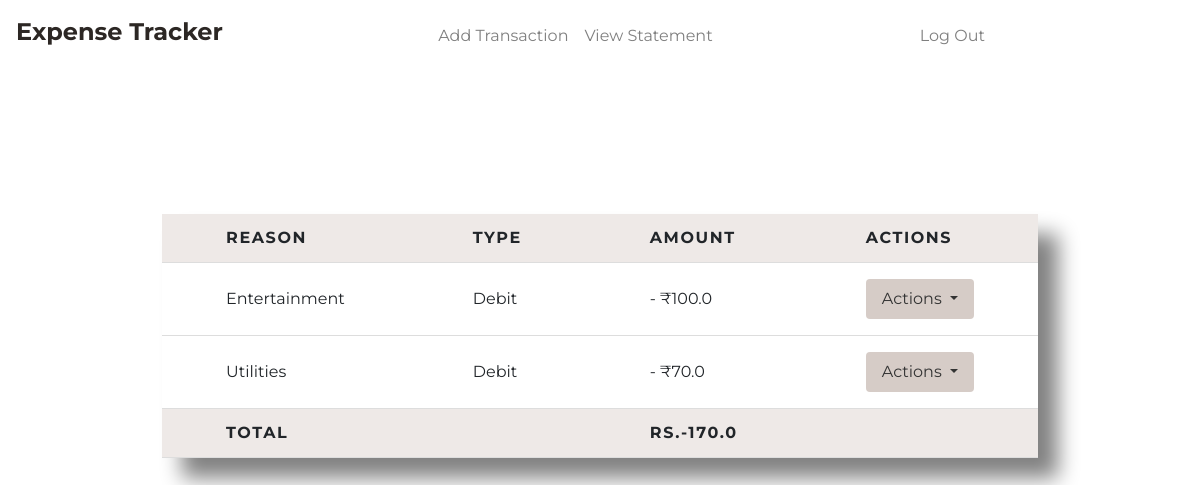
Before: /statement (signed in) with the older database file.
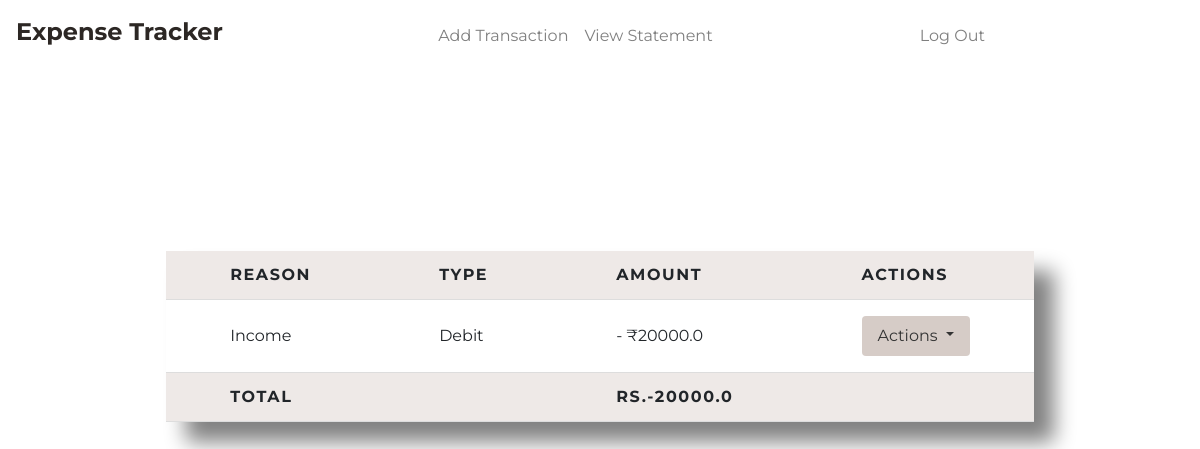
After: the same page with the newer database file.
### tables this page shows
CREATE TABLE transactions (id INTEGER PRIMARY KEY AUTOINCREMENT NOT NULL,
	 									user_id integer NOT NULL, reason type text NOT NULL,
	 									type text NOT NULL,amount double precision NOT NULL,
										timestamp timestamp NOT NULL DEFAULT CURRENT_TIMESTAMP);

### application.py (the view)
@app.route('/statement', methods=['GET'])
@login_required
def statement():
    user_id = session["user_id"]
    sql_query = "SELECT * FROM transactions WHERE user_id = :user_id"
    variables = {"user_id": user_id}
    rows = q.sql_select_query(db, sql_query, variables)
    sql_query = "SELECT balance FROM users WHERE id = :user_id"
    variables = {"user_id": user_id}
    balance_row = q.sql_select_query(db, sql_query, variables)
    balance = 0
    for record in rows:
        if record["type"] == "C":
            balance += record["amount"]
        elif record["type"] == "D":
            balance -= record["amount"]
    return render_template("statement.html", records=rows, balance=balance)

### Queries.py (called while the page is built)
def sql_select_query(conn, query, var):
	cur = conn.cursor()
	cur.execute(query,var)
	rows = cur.fetchall()
	return rows

### helper.py (called while the page is built)
def login_required(f):
	@wraps(f)
	def decorated_function(*args, **kwargs):
		if session.get("user_id") is None:
			return redirect("/login")
		return f(*args, **kwargs)
	return decorated_function

### templates/statement.html (shortened to what this page needs)
{% extends "layout.html" %}
{% block main %}
<center>
    <br>
    <br>
    <br>
    <div id="statement">
        <table id="statement-table">
            <thead>
                <th > Reason </th>
                <th > Type </th>
                <th > Amount </th>
                <th > Actions </th>
            </thead>
            <tbody>
                {% for record in records %}
                    <tr>
                        <td>{{ record.reason }}</td>
                        <td>
                            {% if 'C' == record.type %}
                                {{ "Credit" }}
                            {% else %}
                                {{ "Debit" }}
                            {% endif %}
                        </td>
                        <td>
                            {% if record.type == 'C' %}
                                {{ "+ ₹" + record.amount|string }}
                            {% else %}
                                {{ "- ₹" + record.amount|string }}
                            {% endif %}
                        </td>
                        <td>
                            <div class="dropdown">
                                <button class="btn btn-secondary dropdown-toggle" type="button" id="dropdownMenuButton" data-toggle="dropdown" aria-haspopup="true" aria-expanded="false">
                                    Actions
                                </button>
                            </div>
                        </td>
                    </tr>
                {% endfor %}
            </tbody>
            <tfoot>
                <th scope="col">Total</th>
                <th scope="col"></th>
                <th scope="col">{{ "Rs." + balance|string }}</th>
                <th scope="col"></th>
            </tfoot>
        </table>
    </div>
</center>
{% endblock %}

### templates/layout.html (shortened to what this page needs)
<!DOCTYPE html>
<html lang="en">
    <head>
        <link href="https://maxcdn.bootstrapcdn.com/bootstrap/4.1.3/css/bootstrap.min.css" rel="stylesheet">
        <link href="/static/styles.css" rel="stylesheet">
	</head>
	<body>
		<nav class="navbar navbar-expand-md navbar-light ">
            <div class="nav__header">
                <div class="nav__logo">
                    <a href="/">Expense Tracker</a>
                </div>
            </div>
            {% if session.user_id %}
            <div class="collapse navbar-collapse" id="navbar">
                    <ul class="navbar-nav mr-auto mt-2">
                        <li class="nav-item">
                            <a class="nav-link" href="/transaction">Add Transaction</a>
                        </li>
                        <li class="nav-item">
                            <a class="nav-link" href="/statement">View Statement</a>
                        </li>
                    </ul>
                    <ul class="navbar-nav mr-auto mt-2"">
                            <li class="nav-item">
                                <a class="nav-link" href="/logout">Log Out</a>
                            </li>
                    </ul>
                {% endif %}
            </div>
        </nav>
        <main>
            {% block main %} {% endblock %}
        </main>
	</body>
</html>

### static/styles.css (style rules this page uses)
:root { --primary-color: #d6ccc7; --text-dark: #2c2724; --white: #ffffff; --max-width: 1200px; }
* { padding: 0; margin: 0; box-sizing: border-box; }
.btn { outline: none; border: none; transition: 0.3s; cursor: pointer; }
a { text-decoration: none; transition: 0.3s; }
body { font-family: "Montserrat", sans-serif; }
nav { position: fixed; isolation: isolate; width: 100%; z-index: 9; }
.nav__header { padding: 1rem; width: 100%; display: flex; align-items: center; justify-content: space-between; background-color: var(--text-dark); }
.nav__logo a { font-size: 1.5rem; font-weight: 700; color: var(--white); }
#statement { display: grid; height: 50vh; justify-content: center; align-items: center; }
#statement-table { width: 100%; border-collapse: collapse; box-shadow: 20px 20px 20px 0.1px grey; border-spacing: 0; }
#statement-table th, #statement-table td { padding: 1rem 4rem; text-align: left; border-bottom: 1px solid #ddd; }
#statement-table th { padding: 0.75rem 4rem; background-color: #eee9e7; font-weight: bold; letter-spacing: 0.1rem; text-transform: uppercase; }
.dropdown-toggle { background-color: #d6ccc7; color: #333; border: none; padding: 8px 16px; border-radius: 4px; cursor: pointer; }
@media (width > 768px) { nav { position: static; padding: 2rem 1rem; max-width: var(--max-width); margin-inline: auto; display: flex; align-items: center; justify-content: space-between; gap: 2rem; } }
@media (width > 768px) { .nav__header { flex: 1; padding: 0; background-color: transparent; } }
@media (width > 768px) { .nav__logo a { color: var(--text-dark); } }

Changed rows visible on the page:
removed transactions: reason "Entertainment", value "Debit", amount "- ₹100.0"
removed transactions: reason "Utilities", value "Debit", amount "- ₹70.0"
added transactions: reason "Income", value "Debit", amount "- ₹20000.0"
Other visible differences:
{{ "Rs." + balance|string }}: "RS.-170.0" → "RS.-20000.0"
